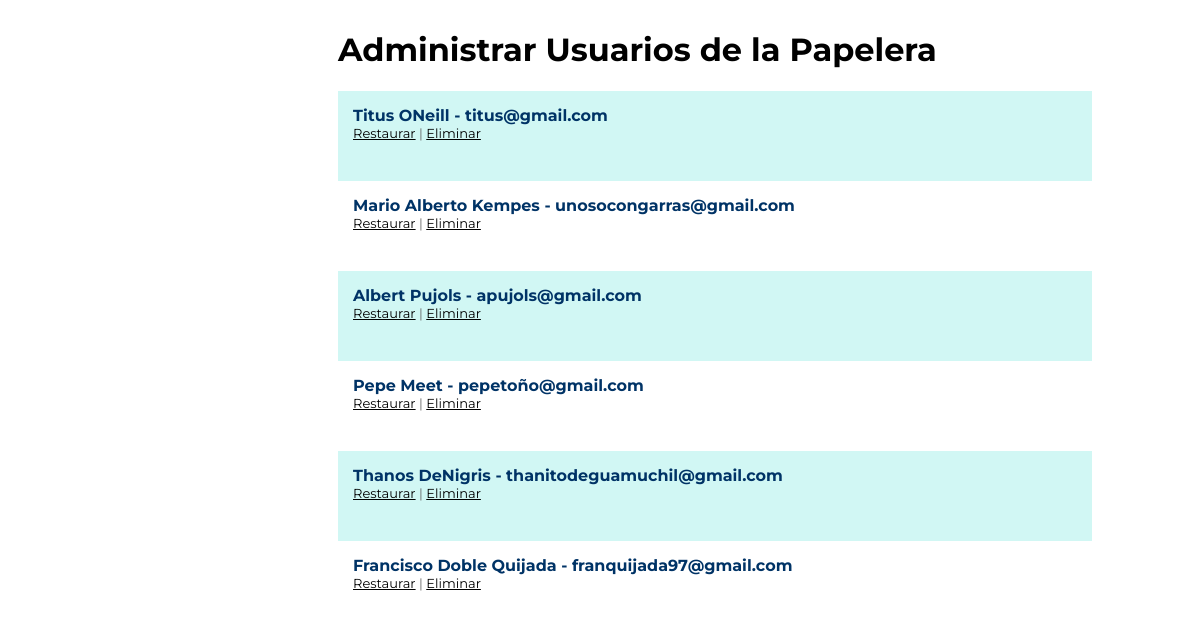
The page /admin_usuariospap.php (signed in) on the database its author committed.
### tables this page shows
CREATE TABLE `papelerausuario` (
  `id` int(11) NOT NULL,
  `nombre` varchar(40) NOT NULL,
  `apellidos` varchar(40) NOT NULL,
  `email` varchar(30) NOT NULL,
  `password` varchar(255) NOT NULL,
  `estado` enum('Seleccione su estado','Aguascalientes','Baja California','Baja California Sur','Campeche','Chiapas','Chihuahua','Coahuila','Colima','Durango','Estado de México','Guanajuato','Guerrero','Hidalgo','Jalisco','Michoacán','Morelos','Nayarit','Nuevo León','Oaxaca','Puebla','Querétaro','Quintana Roo','San Luis Potosí','Sinaloa','Sonora','Tabasco','Tamaulipas','Tlaxcala','Veracruz','Yucatán','Zacatecas') NOT NULL,
  `rol` enum('agent','admin') NOT NULL,
  `dateCreated` timestamp NOT NULL DEFAULT CURRENT_TIMESTAMP,
  `dateUpdated` timestamp NOT NULL DEFAULT '0000-00-00 00:00:00' ON UPDATE CURRENT_TIMESTAMP
);

### admin_usuariospap.php (the view, shortened to what this page needs)
<?php
$queryGetUsers = "SELECT id, nombre, apellidos, email FROM papelerausuario";
$resQueryGetUsers = mysql_query($queryGetUsers, $conexionLocalhost) or trigger_error("The query for obtaining all users couldn't be executed.");
$userDetail = mysql_fetch_assoc($resQueryGetUsers);
?>
<!DOCTYPE html>
<html lang="en">
<head>
	<link rel="stylesheet" type="text/css" href="css_main.css">
</head>
<body>
<?php
include('includes/useroptions.php');
?>
<div class="listuser">
  <h1>Administrar Usuarios de la Papelera</h1>
  <ul class="listadoUsuarios">
  <?php
    do { ?>
    <li>
      <p class="nombreUsuario"><?php echo $userDetail['nombre'].' '.$userDetail['apellidos'].' - '.$userDetail['email']; ?></p>
      <p class="accionesUsuario"><a href="restaurar.php?userId=<?php echo $userDetail['id'];?>">Restaurar</a> | <a href="delete_accounts.php?userId=<?php echo $userDetail['id'];?>">Eliminar</a></p>
    </li>
  <?php } while($userDetail = mysql_fetch_assoc($resQueryGetUsers)); ?>
  </ul>
</div>
</body>
</html>

### useroptions.php (shortened to what this page needs)
<div class="useroptions">
</div>

### css_main.css (style rules this page uses)
.useroptions { font-family: 'Montserrat', sans-serif; display: flex; justify-content: flex-end; margin-top: -10px; margin-left: 100px; margin-right: 100px; }
a { color: black; }
body { font-family: 'Montserrat', sans-serif; }
.listuser { margin-right: 100px; margin-left: 330px; }
.nombreUsuario { font-size: 16px; font-weight: bold; color: #036; }
.listadoUsuarios { padding: 0; list-style-type: none; color: #666; font-size: 13px; }
.listadoUsuarios p { margin: 0; }
.listadoUsuarios li { padding: 15px; height: 60px; }
.listadoUsuarios li:nth-child(odd) { background: #D1F7F4; height: 60px; }
input.star-cb-group, { display: inline-block; overflow: hidden; text-indent: 9999px; width: 1em; white-space: nowrap; cursor: pointer; }

### rows shown on the page
papelerausuario: nombre "Titus", apellidos "ONeill", email "titus@gmail.com"
papelerausuario: nombre "Mario Alberto", apellidos "Kempes", email "unosocongarras@gmail.com"
papelerausuario: nombre "Albert", apellidos "Pujols", email "apujols@gmail.com"
papelerausuario: nombre "Pepe", apellidos "Meet", email "pepetoño@gmail.com"
papelerausuario: nombre "Thanos", apellidos "DeNigris", email "thanitodeguamuchil@gmail.com"
papelerausuario: nombre "Francisco Doble", apellidos "Quijada", email "franquijada97@gmail.com"
